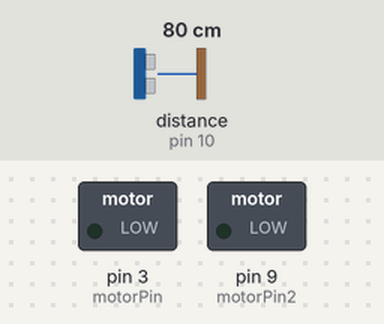
Recording of a sketch running on a simulated Arduino Uno, built with avr-gcc and run on an emulated ATmega328P. Shown: switched loads named in the sketch (green lamp = pin HIGH). Wiring (inferred from the names in the program): ultrasonic range finder: trigger pin 11; echo pin 10. Dashed ring = blinking. Inputs (shaded band) come from the test bench; at power-on: distance to the obstacle (sensor on pin 10) 80 cm. The echo pulse lasts 58.3 µs per cm; pins used as bus, display or sensor lines are not drawn.

Above: at 1.2 s.
1.3 s: distance to the obstacle (sensor on pin 10) set to 2 cm
At 1.6 s:
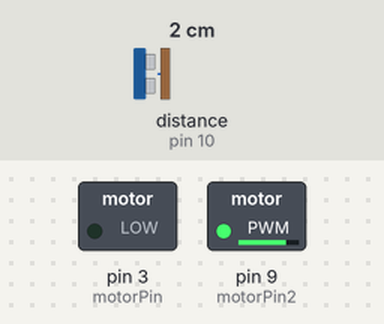
At 2.4 s:
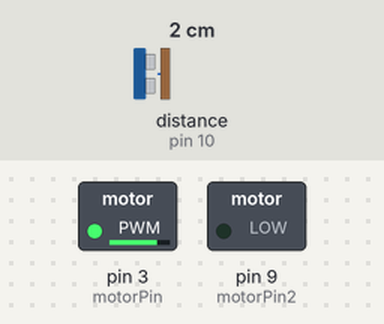
4.3 s: distance to the obstacle (sensor on pin 10) set to 18 cm
At 5.01 s:
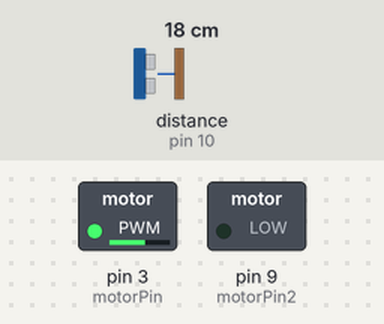
7.3 s: distance to the obstacle (sensor on pin 10) set to 4 cm
10.3 s: distance to the obstacle (sensor on pin 10) set to 35 cm
Timing chart, 0 to 14.3 s (numbered marks = the images above; inputs shaded):
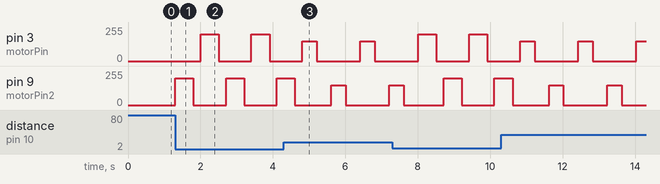

The sketch:

HTHat.ino
```cpp
//Pins
int motorPin = 3;
int trigPin = 11;
int echoPin = 10;
int trigPin2 = 13;
int echoPin2 = 12;
int motorPin2 = 9;

void setup() {
  pinMode(trigPin, OUTPUT);
  pinMode(echoPin, INPUT);
  pinMode(motorPin, OUTPUT);
  pinMode(trigPin2, OUTPUT);
  pinMode(echoPin2, INPUT);
  pinMode(motorPin2, OUTPUT);

}

void loop() {
  int distance = checkDistance();
  int distance2 = checkDistance();

  if (distance < 15) {
    analogWrite(motorPin, 200);
    delay(500);
    analogWrite(motorPin, 0);
    delay(200);
  }

  else if (distance < 40) {
    analogWrite(motorPin, 150);
    delay(400);
    analogWrite(motorPin, 0);
    delay(400);
  }

  else if (distance < 60) {
    analogWrite(motorPin, 150);
    delay(300);
    analogWrite(motorPin, 0);
    delay(500);
  }

  else {
    analogWrite(motorPin, 0);
  }

  //Ultra 2

  if (distance2 < 15) {
    analogWrite(motorPin2, 200);
    delay(500);
    analogWrite(motorPin2, 0);
    delay(200);
  }

  else if (distance2 < 40) {
    analogWrite(motorPin2, 150);
    delay(400);
    analogWrite(motorPin2, 0);
    delay(400);
  }

  else if (distance2 < 60) {
    analogWrite(motorPin2, 150);
    delay(300);
    analogWrite(motorPin2, 0);
    delay(500);
  }

  else {
    analogWrite(motorPin2, 0);
  }


}

int checkDistance() {
  long duration, distance;
  digitalWrite(trigPin, LOW);
  delayMicroseconds(2);
  digitalWrite(trigPin, HIGH);

  delayMicroseconds(10);
  digitalWrite(trigPin, LOW);
  duration = pulseIn(echoPin, HIGH);
  distance = (duration/2) / 29.1;

  return distance;
  //Distance is in cm
}

int checkDistance2() {
  long duration, distance;
  digitalWrite(trigPin, LOW);
  delayMicroseconds(2);
  digitalWrite(trigPin, HIGH);

  delayMicroseconds(10);
  digitalWrite(trigPin, LOW);
  duration = pulseIn(echoPin, HIGH);
  distance = (duration/2) / 29.1;

  return distance;
  //Distance is in cm
}
```

Measured:
- after the input at 1.3 s, pin 3 (motorPin): alternates 200/255 for 0.50 s and 0/255 for 0.90 s, starting after 0.71 s; pin 9 (motorPin2): alternates 200/255 for 0.50 s and 0/255 for 0.90 s, starting at once
